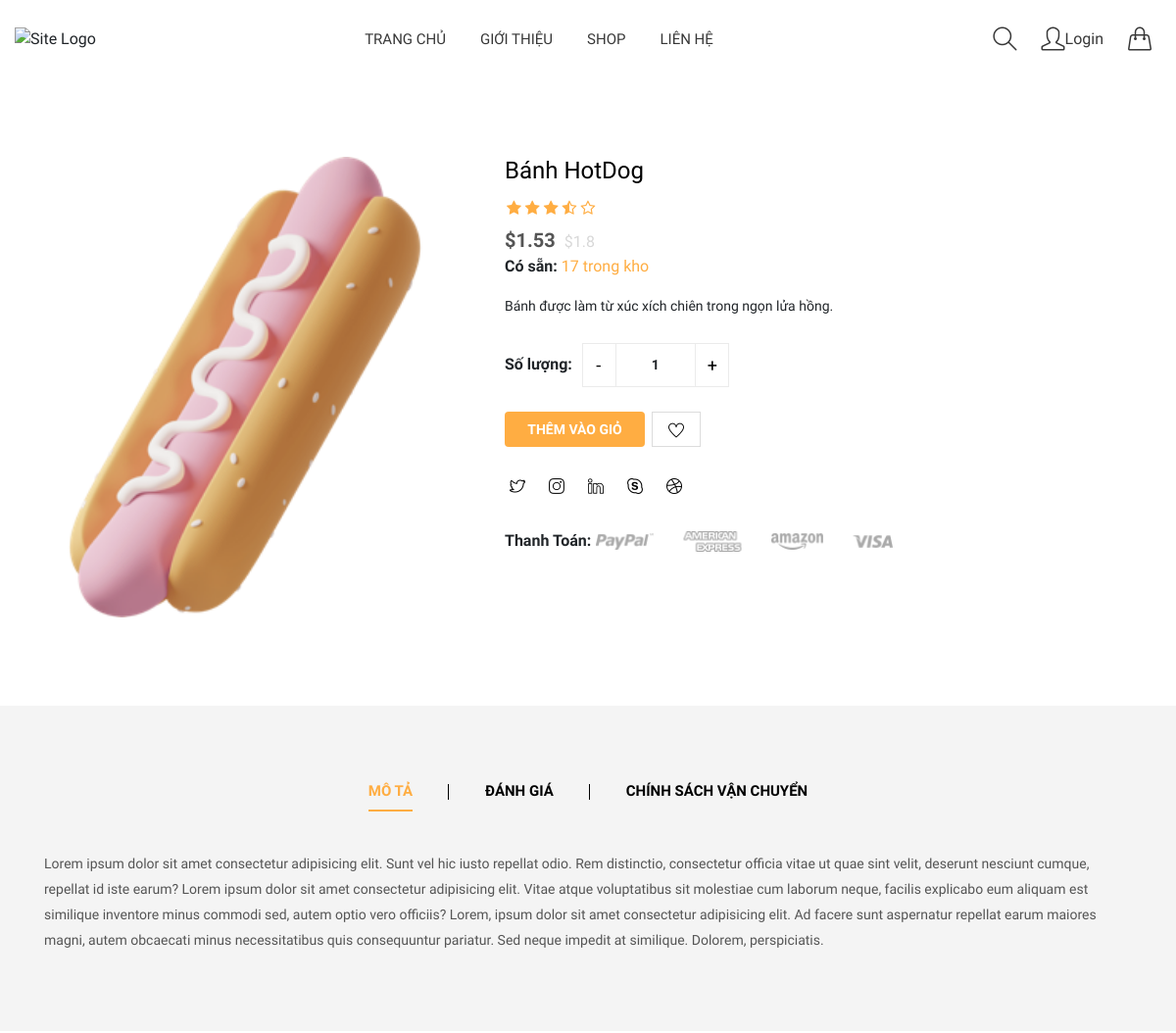
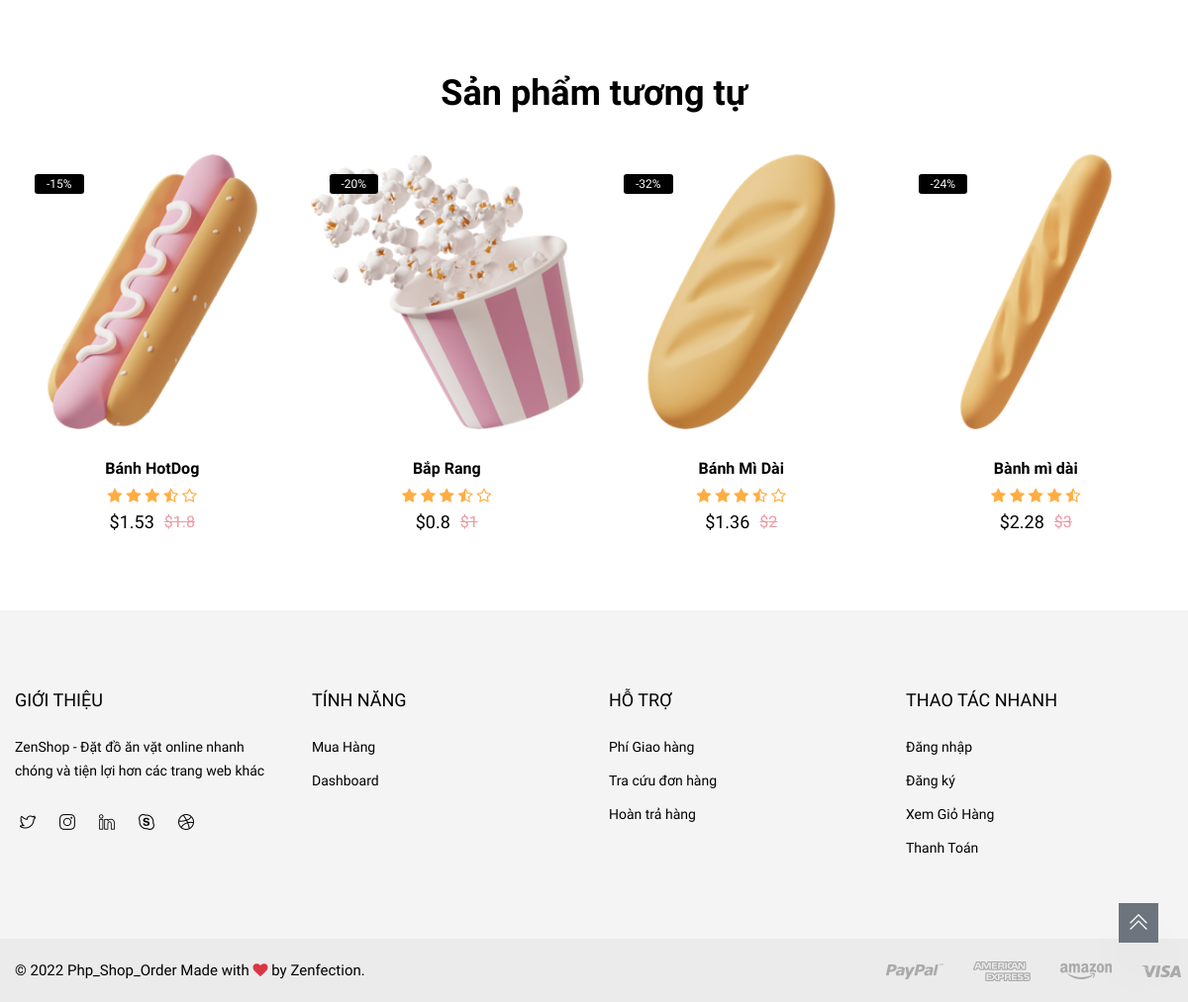
The app's page /detail_product.php?id=1 with its own data (2 pictures, top to bottom).
### tables this page shows
CREATE TABLE tb_product
(
  id_product  int(11)       NOT NULL AUTO_INCREMENT,
  name        varchar(50)   NOT NULL,
  description varchar(255)  NOT NULL,
  price       float         NOT NULL,
  ranking     int           NOT NULL,
  image       varchar(255)  NOT NULL,
  discount    DECIMAL(10,2) NULL    ,
  quantity    int           NOT NULL,
  id_category char(25)      NOT NULL,
  PRIMARY KEY (id_product)
);

### detail_product.php (the view, shortened to what this page needs)
<?php include "./config/connect.php"?>
<?php include "./frontend/header.php" ?>
<div id="content">
<div class="section section-margin">
    <div class="container">
        <div class="row">
            <div class="col-lg-5 offset-lg-0 col-md-8 offset-md-2">
                <div class="product-details-img">
                    <div class="single-product-img swiper-container product-gallery-top">
                        <div class="swiper-wrapper popup-gallery">
                            <?php
                            $id = $_GET['id'];
                            $sql = "SELECT * FROM `tb_product` WHERE id_product = $id";
                            $result = $conn->query($sql);
                            $row = $result->fetch_assoc();
                            $image = $row['image'];
                            $name = $row['name'];
                            $price = $row['price'];
                            $discount = $row['discount'];
                            $ranking = $row['ranking'];
                            $description = $row['description'];
                            $quantity = $row['quantity'];
                            $id_category = $row['id_category'];
                            ?>
                            <a class='swiper-slide w-100'>
                                <img class='w-100 rounded' id="img-product<?php echo $id ?>" src='./assets/images/products/<?php echo $image ?>' alt='Product'>
                            </a>";
                        </div>
                    </div>
                </div>
            </div>
            <div class="col-lg-7">
                <div class="product-summery position-relative">
                    <div class="product-head m-b-15">
                        <?php
                        echo "<h2 class='product-title'>$name</h2>";
                        ?>
                    </div>
                    <span class="rating justify-content-start m-b-10">
                        <?php
                        for ($j = 0; $j < 5; $j++) {
                            if ($ranking > 2) {
                                echo "<i class='fa fa-star'></i>";
                                $ranking -= 2;
                            } else if ($ranking > 0) {
                                echo "<i class='fa fa-star-half-o'></i>";
                                $ranking = 0;
                            } else {
                                echo "<i class='fa fa-star-o'></i>";
                            }
                        }
                        ?>
                    </span>
                    <span class="price-box m-b-10">
                        <?php
                        if ($discount > 0) {
                            $discount_price = $price - ($price * $discount / 100);
                        ?>
                            <span class="regular-price">$<?php echo $discount_price ?></span>
                            <span class="old-price">$<?php echo $price ?></span>
                        <?php
                        } else {
                        ?>
                            <span class='regular-price'>$<?php echo $price ?></span>
                        <?php
                        }
                        ?>
                    </span>
                    <div class="product-inventroy m-b-15">
                        <?php
                        echo "<span class='inventroy-title'> <strong>Có sẵn:</strong></span>";
                        echo "<span class='inventory-varient'> $quantity trong kho</span>";
                        ?>
                    </div>
                    <?php
                    echo "<p class='desc-content m-b-25'>$description.</p>";
                    ?>
                    <div class="quantity d-flex align-items-center m-b-25">
                        <span class="m-r-10"><strong>Số lượng: </strong></span>
                        <div class="cart-plus-minus">
                            <input class="cart-plus-minus-box" value="1" type="text">
                            <div class="dec qtybutton"></div>
                            <div class="inc qtybutton"></div>
                        </div>
                    </div>
                    <div class="cart-btn action-btn m-b-30">
                        <div class="action-cart-btn-wrapper d-flex">
                            <div class="add-to_cart" id="product<?php echo $id ?>">
                                <a class="btn btn-primary btn-hover-dark rounded" style="width: 110%">Thêm Vào Giỏ</a>
                            </div>
                            <a href="#" title="Wishlist" class="action"><i class="ti-heart"></i></a>
                        </div>
                    </div>
                    <div class="social-share">
                        <div class="widget-social justify-content-start m-b-30">
                            <a title="Twitter" href="#/"><i class="icon-social-twitter"></i></a>
                            <a title="Instagram" href="#/"><i class="icon-social-instagram"></i></a>
                            <a title="Linkedin" href="#/"><i class="icon-social-linkedin"></i></a>
                            <a title="Skype" href="#/"><i class="icon-social-skype"></i></a>
                            <a title="Dribble" href="#/"><i class="icon-social-dribbble"></i></a>
                        </div>
                    </div>
                    <div class="payment-option m-t-20 d-flex">
                        <span><strong>Thanh Toán: </strong></span>
                        <a href="#">
                            <img class="fit-image m-l-5" src="./assets/images/payment/payment_large.png" alt="Payment Option Image">
                        </a>
                    </div>
                </div>
            </div>
        </div>
    </div>
</div>
<div class="section section-padding bg-name-bright">
    <div class="container">
        <div class="row">
            <div class="col-lg-12 single-product-tab">
                <ul class="nav nav-tabs m-b-n15" id="myTab" role="tablist">
                    <li class="nav-item m-b-15">
                        <a class="nav-link active" id="home-tab" data-bs-toggle="tab" href="#connect-1" role="tab" aria-selected="true">Mô Tả</a>
                    </li>
                    <li class="nav-item m-b-15">
                        <a class="nav-link" id="profile-tab" data-bs-toggle="tab" href="#connect-2" role="tab" aria-selected="false">Đánh Giá</a>
                    </li>
                    <li class="nav-item m-b-15">
                        <a class="nav-link" id="contact-tab" data-bs-toggle="tab" href="#connect-3" role="tab" aria-selected="false">Chính sách vận chuyển</a>
                    </li>
                </ul>
                <div class="tab-content mb-text" id="myTabContent">
                    <div class="tab-pane fade show active" id="connect-1" role="tabpanel" aria-labelledby="home-tab">
                        <div class="desc-content">
                            <p class="m-b-15">Lorem ipsum dolor sit amet consectetur adipisicing elit. Sunt vel hic iusto repellat odio. Rem distinctio, consectetur officia vitae ut quae sint velit, deserunt nesciunt cumque, repellat id iste earum? Lorem ipsum dolor sit amet consectetur adipisicing elit. Vitae atque voluptatibus sit molestiae cum laborum neque, facilis explicabo eum aliquam est similique inventore minus commodi sed, autem optio vero officiis? Lorem, ipsum dolor sit amet consectetur adipisicing elit. Ad facere sunt aspernatur repellat earum maiores magni, autem obcaecati minus necessitatibus quis consequuntur pariatur. Sed neque impedit at similique. Dolorem, perspiciatis.</p>
                        </div>
                    </div>
                </div>
            </div>
        </div>
    </div>
</div>
<div class="section section-margin">
    <div class="container">
        <div class="row">
            <div class="col-12">
                <div class="section-title text-center">
                    <h2 class="title">Sản phẩm tương tự</h2>
                </div>
            </div>
        </div>
        <div class="row">
            <div class="col">
                <div class="product-carousel arrow-outside-container">
                    <div class="swiper-container">
                        <div class="swiper-wrapper">
                            <?php
                            $sql = "SELECT * FROM `tb_product` WHERE id_category = '$id_category'";
                            $result = mysqli_query($conn, $sql);
                            $count = mysqli_num_rows($result);
                            for ($i = 0; $i < $count; $i++) {
                                while ($row = mysqli_fetch_assoc($result)) {
                                    $id = $row['id_product'];
                                    $name = $row['name'];
                                    $price = $row['price'];
                                    $discount = $row['discount'];
                                    $ranking = $row['ranking'];
                                    $image = $row['image'];
                            ?>
                                    <div class="swiper-slide">
                                        <div class="product-wrapper">
                                            <div class="product">
                                                <div class="thumb">
                                                    <a href="./detail_product.php?id=<?php echo $id ?>" class="image">
                                                        <img class="fit-image rounded" src="./assets/images/products/<?php echo $image ?>" alt="Product" />
                                                    </a>
                                                    <?php
                                                    if ($discount > 0) {
                                                        $discount_price = $price - ($price * $discount / 100);
                                                    ?>
                                                        <span class="badges">
                                                            <span class='sale'>-<?php echo (int)$discount ?>%</span>
                                                        </span>
                                                    <?php
                                                    }
                                                    ?>
                                                </div>
                                                <div class="content">
                                                    <h5 class="title"><a href="./detail_product.php?id=<?php echo $id ?>"><?php echo $name ?></a></h5>
                                                    <span class="rating">
                                                        <?php
                                                        for ($j = 0; $j < 5; $j++) {
                                                            if ($ranking > 2) {
                                                                echo "<i class='fa fa-star'></i>";
                                                                $ranking -= 2;
                                                            } else if ($ranking > 0) {
                                                                echo "<i class='fa fa-star-half-o'></i>";
                                                                $ranking = 0;
                                                            } else {
                                                                echo "<i class='fa fa-star-o'></i>";
                                                            }
                                                        }
                                                        ?>
                                                    </span>
                                                    <span class="price">
                                                        <?php
                                                        if ($discount > 0) {
                                                        ?>
                                                            <span class="new">$<?php echo $discount_price ?></span>
                                                            <span class="old">$<?php echo $price ?></span>
                                                        <?php
                                                        } else {
                                                        ?>
                                                            <span class='new'>$<?php echo $price ?></span>
                                                        <?php
                                                        }
                                                        ?>
                                                    </span>
                                                </div>
                                            </div>
                                        </div>
                                    </div>
                            <?php
                                }
                            }
                            ?>
                        </div>
                    </div>
                </div>
            </div>
        </div>
    </div>
</div>
</div>
<?php include "./frontend/footer.php" ?>

### records on screen
tb_product: image (picture), name "Bánh HotDog", discount_price "1.53", price "1.8", quantity "17", description "Bánh được làm từ xúc xích chiên trong ngọn lửa hồng", discount "15"
tb_product: image (picture), discount "20", name "Bắp Rang", discount_price "0.8", price "1"
tb_product: image (picture), discount "32", name "Bánh Mì Dài", discount_price "1.36", price "2"
tb_product: image (picture), discount "24", name "Bành mì dài", discount_price "2.28", price "3"
